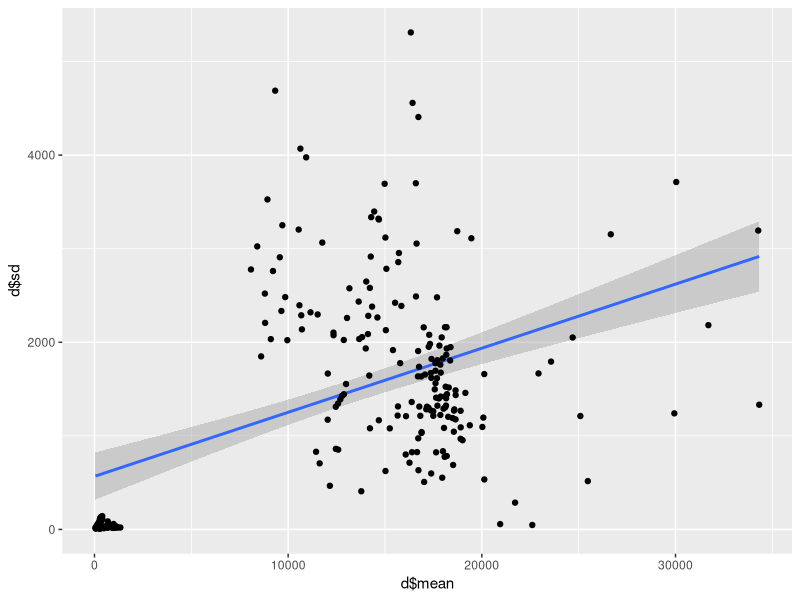
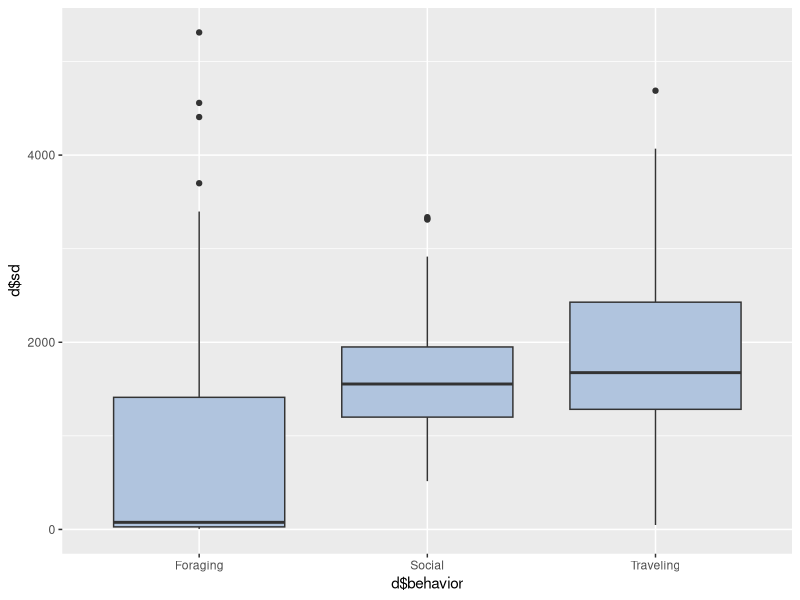
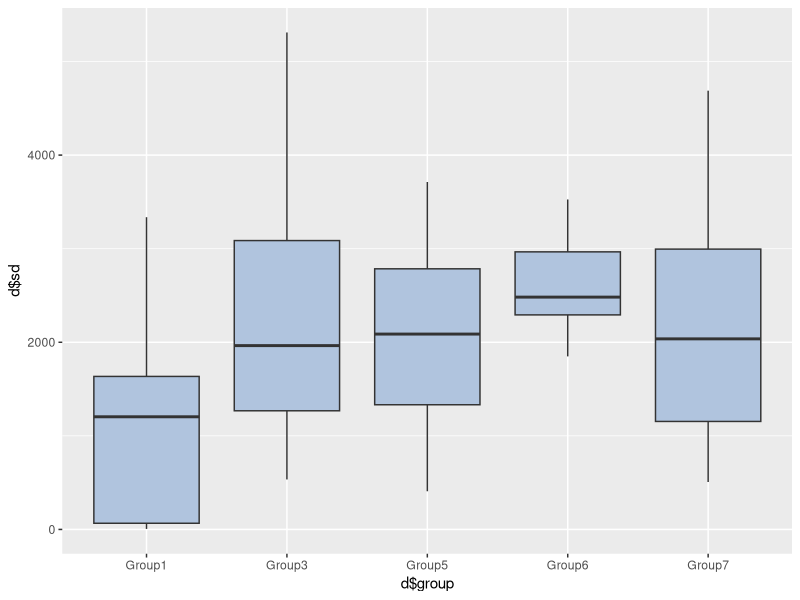
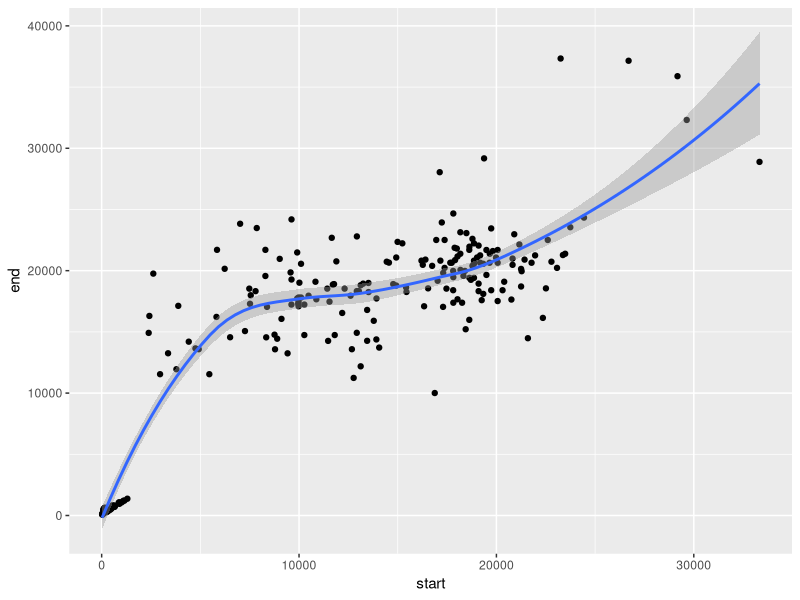
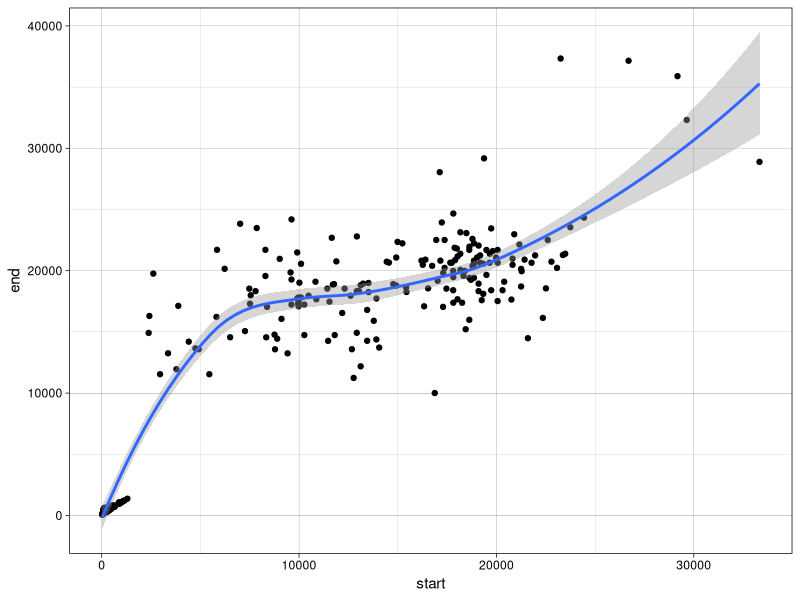
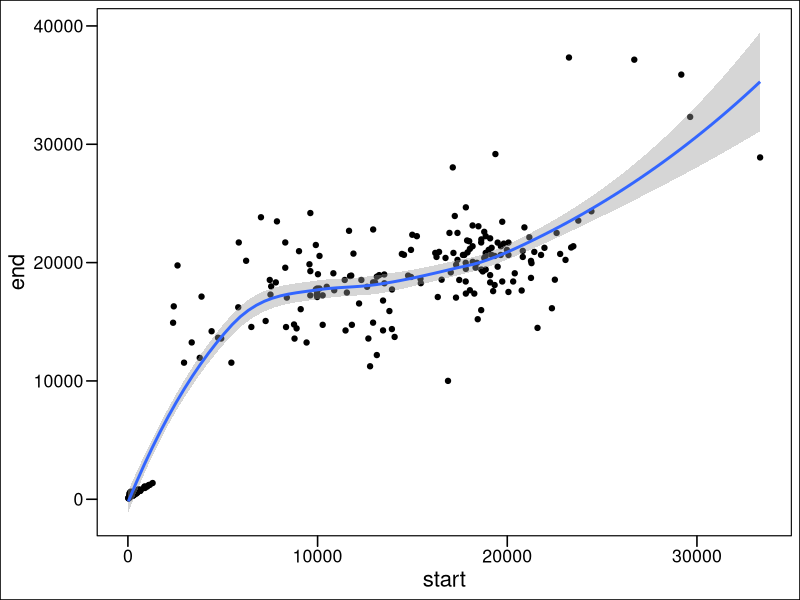
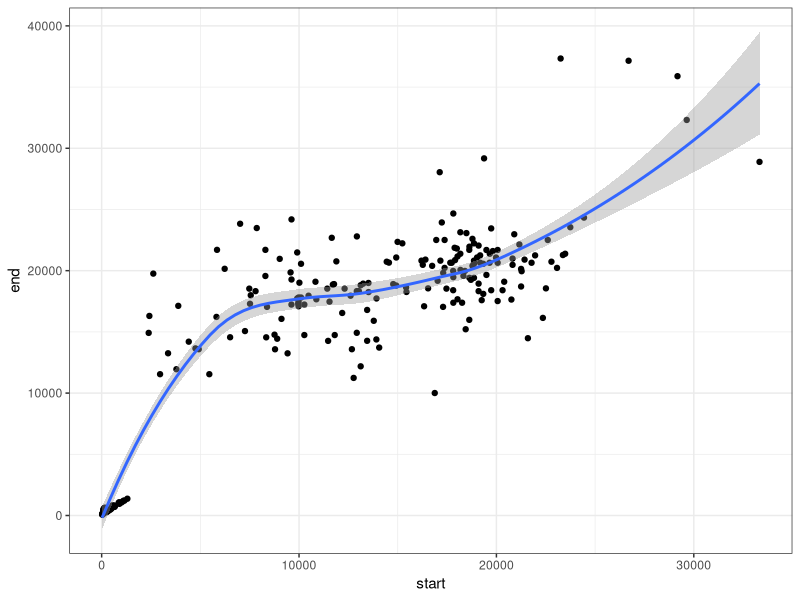
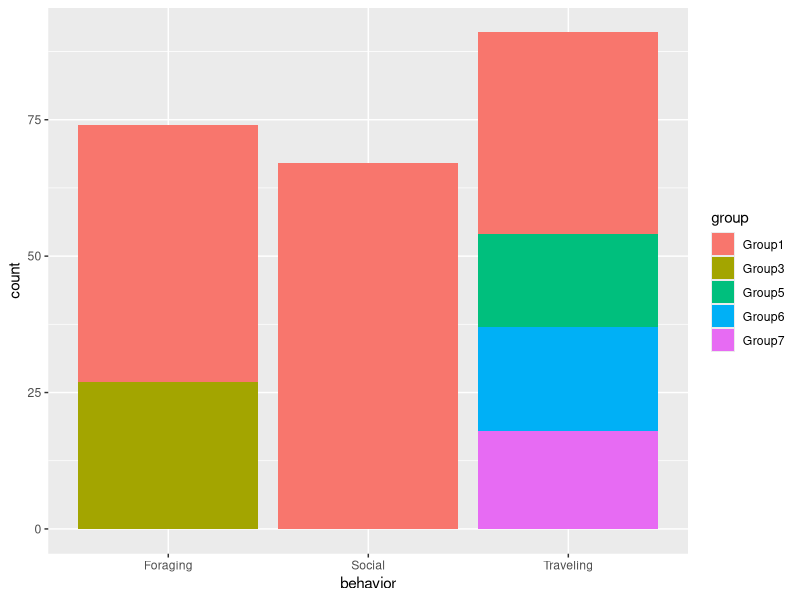

Here is the R script that generated these plots, in order:
library(ggplot2)
library(ggthemes)
library(patchwork)
library(TeachingDemos)

d <- read.csv("hw11Files/cleaned/allSotaliaFF.csv")

#qplots
qplot(x=d$mean,
      y=d$sd,
      geom=c("smooth","point"),
      method="lm")

qplot(x=d$behavior,
      y=d$sd,
      geom="boxplot",
      fill=I("lightsteelblue"))

qplot(x=d$group,
      y=d$sd,
      geom="boxplot",
      fill=I("lightsteelblue"))

#Themes
p1 <- ggplot(data=d,
             mapping=aes(x=start,y=end))+ geom_point() +geom_smooth()
print(p1)

p1 + theme_linedraw()
p1 + theme_base()
p1 + theme_bw()

p2 <- ggplot(data=d,mapping=aes(x=behavior, fill=group)) + geom_bar()
print(p2)

#playing with shape of scatterplots
p3 <- ggplot(data=d,
             mapping=aes(x=start,y=end, color=behavior))+
  geom_point()+
  labs(title="Start vs. End Frequency of whistles",
       x="Start Frequency",
       y="End Frequency") +
  xlim(5000,40000) +
  ylim(5000,40000)
print(p3)

p4 <- ggplot(data=d,
             mapping=(aes(x=start,
                          y=end,
                          color=sd))) +
  geom_point(size=5) +
  xlim(5000,40000) +
  ylim(5000,40000)
print(p4)

p5 <- ggplot(data=d,
             mapping=(aes(x=start,
                          y=end,
                          color=sd,
                          shape=behavior))) +
  geom_point(size=3) +
  xlim(5000,40000) +
  ylim(5000,40000)
print(p5)

# Faceting
p6 <- ggplot(data=d,
             mapping=(aes(x=mean,y=sd))) +
  geom_point()

p7 <- p6 + facet_grid(.~behavior)

p6 + facet_grid(group~behavior)

p6 + facet_wrap(~group + behavior, scales="free")

#box plot
p8.1 <- ggplot(d,aes(x=behavior,y=sd, fill=behavior)) + 
  geom_boxplot(outlier.shape=NA) + 
  geom_point(size=2,shape=21, position=position_jitter(width=0.1, height=0.7))
print(p8.1)

p8.2 <- ggplot(d,aes(x=behavior,y=sd, fill=behavior)) + 
  geom_boxplot(outlier.shape=NA)
print(p8.2)

p9 <- ggplot(d, aes(x=mean, y=sd, color=behavior, fill=behavior)) + geom_point() + geom_smooth()
print(p9)

#combining plots
(p7) / (p9 | p8.2) +
  plot_annotation(tag_levels = 'A')
